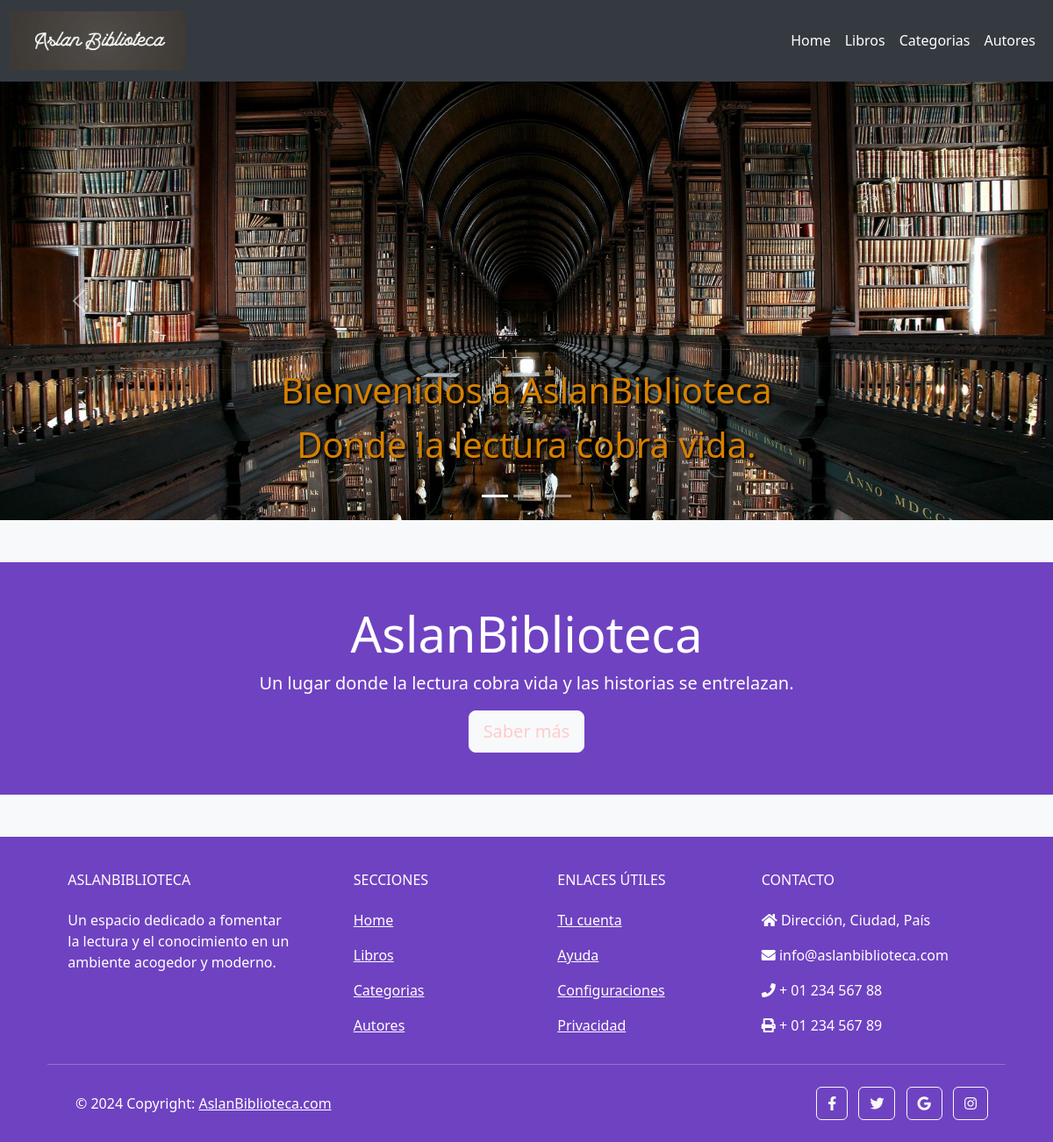
The page / on the database its author committed.
### biblioteca/models.py (models this page shows, shortened)
class NavItem(models.Model):
    titulo = models.CharField(max_length=100)
    url = models.CharField(max_length=200)

### biblioteca/views.py (the view)
# urls.py: path('', views.index, name='index'),
def index(request):
    navitems = NavItem.objects.all()
    return render(request, 'biblioteca/index.html', {'navitems':navitems})

### biblioteca/templates/biblioteca/index.html (shortened to what this page needs)
<!DOCTYPE html>
<html lang="es">
<head>
    <link href="https://cdn.jsdelivr.net/npm/bootstrap@5.3.0/dist/css/bootstrap.min.css" rel="stylesheet">
    <link rel="stylesheet" href="https://cdnjs.cloudflare.com/ajax/libs/aos/2.3.4/aos.css">
    {% load static %}
</head>
<body>
    <nav class="navbar navbar-expand-lg navbar-dark">
        <div class="container-fluid">
            <a class="navbar-brand" href="{% url 'index' %}"><img src="{% static 'img/LogoAslan.jpg' %}" alt="BibliotecaGeneral1" width="200"></a>
            <div class="collapse navbar-collapse" id="navbarNav">
                <ul class="navbar-nav ms-auto">
                  {% for item in navitems %}
                  <li class="nav-item">
                      <a class="nav-link" href="{{ item.url }}">{{ item.titulo }}</a>
                  </li>
                  {% endfor %}
                </ul>
            </div>
        </div>
    </nav>
    <div id="carouselExampleIndicators" class="carousel slide" data-bs-ride="carousel" data-aos="fade-up">
        <div class="carousel-indicators">
            <button type="button" data-bs-target="#carouselExampleIndicators" data-bs-slide-to="0" class="active" aria-current="true" aria-label="Slide 1"></button>
            <button type="button" data-bs-target="#carouselExampleIndicators" data-bs-slide-to="1" aria-label="Slide 2"></button>
            <button type="button" data-bs-target="#carouselExampleIndicators" data-bs-slide-to="2" aria-label="Slide 3"></button>
        </div>
        <div class="carousel-inner">
            <div class="carousel-item active">
                <img src="{% static 'img/BibliotecaGeneral1.jpg' %}" width="2000px"  class="img-fluid" alt="BibliotecaGeneral1.jpg">
                <div class="carousel-caption d-none d-md-block">
                    <h5 class="texto-carrousel">Bienvenidos a AslanBiblioteca</h5>
                    <p class="texto-carrousel">Donde la lectura cobra vida.</p>
                </div>
            </div>
        </div>
        <button class="carousel-control-prev" type="button" data-bs-target="#carouselExampleIndicators" data-bs-slide="prev">
            <span class="carousel-control-prev-icon" aria-hidden="true"></span>
        </button>
        <button class="carousel-control-next" type="button" data-bs-target="#carouselExampleIndicators" data-bs-slide="next">
            <span class="carousel-control-next-icon" aria-hidden="true"></span>
        </button>
    </div>
    <div class="jumbotron jumbotron-fluid text-center py-5 my-5" data-aos="fade-up">
        <div class="container">
            <h1 class="display-4">AslanBiblioteca</h1>
            <p class="lead">Un lugar donde la lectura cobra vida y las historias se entrelazan.</p>
            <a class="btn btn-light btn-lg" href="{% url 'libros' %}" role="button">Saber más</a>
        </div>
    </div>
<footer class="text-center text-lg-start text-white" style="background-color: #6f42c1;">
    <div class="container p-4 pb-0">
        <section class="">
            <div class="row">
                <div class="col-md-3 col-lg-3 col-xl-3 mx-auto mt-3">
                    <h6 class="text-uppercase mb-4 font-weight-bold">AslanBiblioteca</h6>
                    <p>
                        Un espacio dedicado a fomentar la lectura y el conocimiento en un ambiente acogedor y moderno.
                    </p>
                </div>
                <div class="col-md-2 col-lg-2 col-xl-2 mx-auto mt-3">
                    <h6 class="text-uppercase mb-4 font-weight-bold">Secciones</h6>
                    {% for item in navitems %}
                        <p><a href="{{ item.url }}" class="text-white">{{ item.titulo }}</a></p>
                    {% endfor %}
                </div>
                <div class="col-md-3 col-lg-2 col-xl-2 mx-auto mt-3">
                    <h6 class="text-uppercase mb-4 font-weight-bold">Enlaces útiles</h6>
                    <p><a href="#" class="text-white">Tu cuenta</a></p>
                    <p><a href="#" class="text-white">Ayuda</a></p>
                    <p><a href="#" class="text-white">Configuraciones</a></p>
                    <p><a href="#" class="text-white">Privacidad</a></p>
                </div>
                <div class="col-md-4 col-lg-3 col-xl-3 mx-auto mt-3">
                    <h6 class="text-uppercase mb-4 font-weight-bold">Contacto</h6>
                    <p><i class="fas fa-home mr-3"></i> Dirección, Ciudad, País</p>
                    <p><i class="fas fa-envelope mr-3"></i> info@aslanbiblioteca.com</p>
                    <p><i class="fas fa-phone mr-3"></i> + 01 234 567 88</p>
                    <p><i class="fas fa-print mr-3"></i> + 01 234 567 89</p>
                </div>
            </div>
        </section>
        <hr class="my-3">
        <section class="p-3 pt-0">
            <div class="row d-flex align-items-center">
                <div class="col-md-7 col-lg-8 text-center text-md-start">
                    <div class="p-3">
                        © 2024 Copyright:
                        <a class="text-white" href="#">AslanBiblioteca.com</a>
                    </div>
                </div>
                <div class="col-md-5 col-lg-4 ml-lg-0 text-center text-md-end">
                    <a class="btn btn-outline-light btn-floating m-1" href="#!" role="button"><i class="fab fa-facebook-f"></i></a>
                    <a class="btn btn-outline-light btn-floating m-1" href="#!" role="button"><i class="fab fa-twitter"></i></a>
                    <a class="btn btn-outline-light btn-floating m-1" href="#!" role="button"><i class="fab fa-google"></i></a>
                    <a class="btn btn-outline-light btn-floating m-1" href="#!" role="button"><i class="fab fa-instagram"></i></a>
                </div>
            </div>
        </section>
    </div>
</footer>
    <link rel="stylesheet" href="https://cdnjs.cloudflare.com/ajax/libs/font-awesome/5.15.4/css/all.min.css">
</body>
</html>

### biblioteca/templates/biblioteca/index.html (style rules this page uses)
body { background-color: #f8f9fa; color: #343a40; }
.navbar { background-color: #343a40; }
.navbar-brand, .navbar-nav .nav-link { color: #fff ; }
.carousel-item { height: 500px; }
.carousel-item img { height: 100%; object-fit: cover; }
.texto-carrousel { color: #d68100; text-shadow: 2px 2px 3px #000000; font-size: 40px; }
.jumbotron { background-color: #6f42c1; color: #fff; }
.jumbotron a { color: #ffcbcb; }

### rows shown on the page
NavItem: titulo "Home"
NavItem: titulo "Libros"
NavItem: titulo "Categorias"
NavItem: titulo "Autores"
